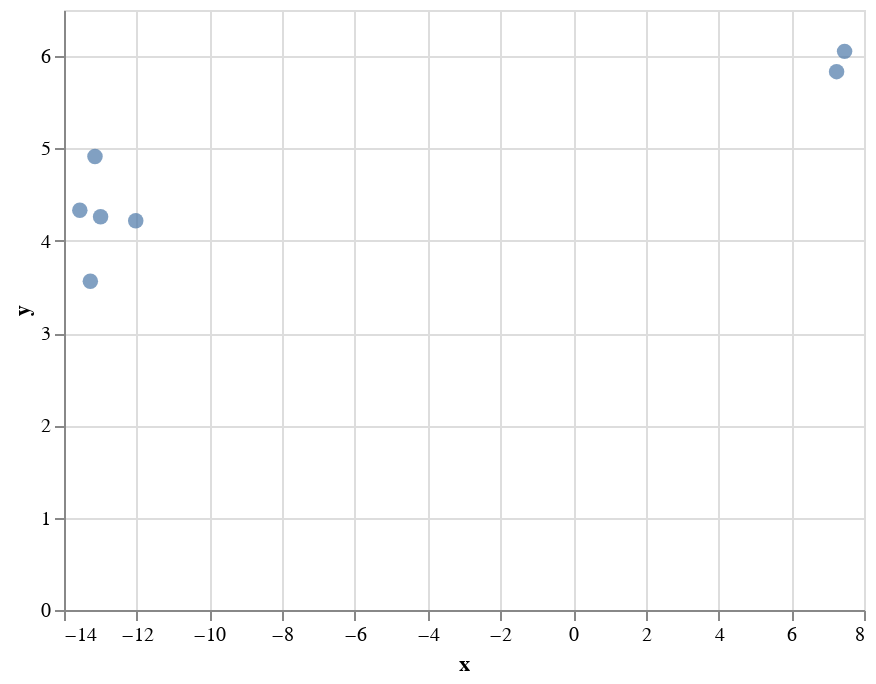

The cell this chart's notebook holds for it:
### Code cell
# Unpack the tuple
titles = wiki_articles[0]  # Article titles
texts = wiki_articles[1]   # Article texts
embeddings = wiki_articles[2]  # 3D NumPy array of embeddings

# Reduce the dimensionality of the embeddings to 2D for each of the 7 articles
embeddings_2d = embeddings.mean(axis=0)  # Shape is (7, n_features)

# Apply UMAP to reduce dimensionality to 2D
reducer = umap.UMAP(n_neighbors=2, min_dist=0.0, metric='cosine')
embedding_2d = reducer.fit_transform(embeddings_2d)

# Ensure embedding_2d has 7 rows
print(f"Reduced embedding shape: {embedding_2d.shape}")  # Should be (7, 2)

# Create a DataFrame with the 2D embeddings, titles, and texts
df = pd.DataFrame(embedding_2d, columns=['x', 'y'])
df['Title'] = titles  # 7 titles

# Option 1: Summarize the 100 texts into 7 summaries
texts_summarized = [', '.join(texts[i*14:(i+1)*14]) for i in range(7)]  # 7 summarized texts
df['Text'] = texts_summarized

# Option 2: Select the first 7 texts (alternative option)
# texts_selected = texts[:7]
# df['Text'] = texts_selected

# Create an interactive Altair chart
chart = alt.Chart(df).mark_circle(size=60).encode(
    x='x',
    y='y',
    tooltip=['Title', 'Text'],  # Tooltips showing the title and text
).interactive()

# Display the chart
chart.display()

### Figure 1 — Vega-Lite specification as saved in the notebook (floating-point values rounded to 4 significant figures)
{"config": {"view": {"continuousWidth": 400, "continuousHeight": 300}}, "data": {"name": "data-bf26f1f1ba896c1e2dd65321f66e66d4"}, "mark": {"type": "circle", "size": 60}, "encoding": {"tooltip": [{"field": "Title", "type": "nominal"}, {"field": "Text", "type": "nominal"}], "x": {"field": "x", "type": "quantitative"}, "y": {"field": "y", "type": "quantitative"}}, "selection": {"selector002": {"type": "interval", "bind": "scales", "encodings": ["x", "y"]}}, "$schema": "https://vega.github.io/schema/vega-lite/v4.17.0.json", "datasets": {"data-bf26f1f1ba896c1e2dd65321f66e66d4": [{"x": 7.246, "y": 5.832, "Title": "EleutherAI/pythia-70m", "Text": "Pseudo bit error ratio (PBER) in adaptive high-frequency (HF) radio, is a bit error ratio derived, The Xingu River ( ; , ; Mẽbêngôkre: Byti, ) is a  river in north Brazil., Lord Protector (plural: Lords Protector) was a title that has been used in British constitutional law for the, A gem, or gemstone, is a cut rock or mineral.\n\nGem or GEM may also refer, Potter Heigham is a village and civil parish on the River Thurne in the English county of Norfolk. It is, In Greek mythology, the Ceryneian hind ( Kerynitis elaphos, Latin:, Assyrian language may refer to:\n\n Ancient Assyrian language, a dialect of the ancient East, The River Afan () is a river in Wales whose valley formed the, Florence Delorez Griffith Joyner (born Florence Delorez Griffith; December 21, 1959, Langor Township is a township in Beltrami County, Minnesota, United States. The population was 186 as of the 2000 census.\n\nLangor, Eure () is a department in the north of France named after the, Quantum physics is a branch of modern physics in which energy and matter are described at their, Fallston is a census-designated place (CDP) in Harford County, Maryland, United States., Wadjet (;  \"Green One\"), known to the Greek world as Uto (; ) or Buto (; )"}, {"x": 7.466, "y": 6.052, "Title": "EleutherAI/pythia-160m", "Text": "Hussein bin Talal (, Al-Ḥusayn ibn Ṭalāl; 14 November 1935 – 7, Viracocha is the great creator deity in the pre-Inca and Inca mythology in the Andes, Manyaska Township is a township in Martin County, Minnesota, United States. The population was 337 at the, was a Japanese entrepreneur who is credited with creating the first cultured pearl and subsequently starting the, Food additives are substances added to food to preserve flavor or enhance taste,, Imre Nagy (; 7 June 1896 – 16 June 1958) was a Hungarian communist politician who served as Chairman of, \nYear 895 (DCCCXCV) was a common year starting on Wednesday (link, It is one of eight years (CE) to contain each Roman numeral, Filer (FĪ-ler) is a city in Twin Falls County, Idaho, United States. The population was 2,508 at the, Travilah is a United States census-designated place and an unincorporated area in Montgomery County, Maryland. It is, Madisonville is a home rule-class city in and the county seat of Hopkins County, Kentucky, United States, located along Interstate, In Greek mythology, the sirens (Ancient Greek: singular: ; plural: ) were, Sidell is a village in Sidell Township, Vermilion County, Illinois, United States., Clinton is a village in Lenawee County in the Irish Hills"}, {"x": -12.03, "y": 4.217, "Title": "EleutherAI/pythia-410m", "Text": "LaPlace ( ) is a census-designated place (CDP) in St. John the Baptist Parish, Louisiana, United States, situated along the, In Hawaiian mythology, Kanehekili is the brother Pele and Hiʻiaka, Day Valley is a census-designated place (CDP) in Santa Cruz County, California, United States., Homeland security is an American national security term for \"the national effort to ensure, Spinning is a twisting technique to form yarn from fibers. The fiber intended is drawn out, twisted, and wound onto, Victor Lustig (; January 4, 1890 – March 11, 1947) was a, An internet relationship is a relationship between people who have met online, and in many cases, In philosophy, a noumenon (,  ; from Greek: νoούμενον; plural noumena) is a posited, Charlotte Park is a census-designated place (CDP) in Charlotte County, Florida, United States. The, Whisky or whiskey is a type of distilled alcoholic beverage, The demographic characteristics of the population of Fiji are known through censuses,, Roxbury is a town in Oxford County, Maine, United States. The population was 361 at the 2020 census., Hāna is a census-designated place (CDP) in Maui County, Hawaii, United States. The population was 1,526 at the, The York Rite, sometimes referred to as the American Rite, since it is named for, but"}, {"x": -12.99, "y": 4.261, "Title": "EleutherAI/pythia-1b", "Text": "Link awareness is defined as the ability to discover, view, search and update global, Diatomic molecules are molecules composed of only two atoms, of the same or different chemical, Methyl isocyanate (MIC) is an organic compound with the molecular formula CH3NCO. Synonyms are isocyanatomethane, methyl carbylamine, A forge is a type of hearth used for heating metals, or, In molecular biology, messenger ribonucleic acid (mRNA) is a single-stranded molecule of RNA, Constantine Township is a civil township of St. Joseph County in the U.S. state of Michigan. The, Jamestown Charter Township is a charter township of Ottawa County in the U.S. state of Michigan. The population was, The 1330s BC is a decade which lasted from 1339 BC to 1330 BC.\n\nEvents, Elizabeth Cleghorn Gaskell (née Stevenson; 29 September 1810 – 12 November 1865), often referred to as, The Quaker Tapestry consists of 77 panels illustrating the history of Quakerism, Streaming media is multimedia that is delivered and consumed in a continuous manner from, In mathematics, when the elements of some set  have a notion of equivalence (formalized as, Pasquotank County   is a county located in the U.S., Jean Dorothy Seberg (; ; November 13, 1938August 30, 1979) was"}, {"x": -13.57, "y": 4.331, "Title": "EleutherAI/pythia-1.4b", "Text": "The politics of Zimbabwe takes place in a framework of a full presidential republic, whereby the President is, Cellular respiration is a set of metabolic reactions and processes that take place in the cells of, Pashtunistan () is a historical region inhabited by the indigenous Pashtun, Phelps County is a county in the U.S. state of Nebraska. As of the 2010 United States, Peisistratus was a tyrant of Athens, Greece, three different times between 561 and 528 BC.\n\nPeisistratus, Peisistratos or, Corinth ( ; , ) is the successor to an ancient city, and is a former, Clermont is a town in Hall County, Georgia, United States. The population was 875 at, The Privy Council of the United Kingdom, officially Her Majesty's Most Honourable Privy Council, or known, Accelerated Graphics Port (AGP) is a parallel expansion card standard, designed for attaching a video, Alanine (symbol Ala or A) is an α-amino acid that is used in the biosynthesis of, A riding is an administrative jurisdiction or electoral district, particularly, Royal Jordanian Airlines (; transliterated: Al-Malakiyyah al-'Urduniyyah), formerly known as Alia Royal Jordanian Airlines, is the, Acastus (; Ancient Greek: Ἄκαστος means 'unstable') is a character, Quality of life (QOL) is defined by the World Health Organization as \"an individual's perception of their"}, {"x": -13.15, "y": 4.912, "Title": "EleutherAI/pythia-2.8b", "Text": "Storyville was the red-light district of New Orleans, Louisiana, from 1897 to 1917. It was established, Clarksville is a city in Johnson County, Arkansas, United States. As of the 2010 census the population was, Manchester-by-the-Sea (also known simply as Manchester, its name prior to 1989) is a town on Cape Ann, in Essex, ...Baby One More Time is the debut studio album by American singer Britney Spears. It was released on January 12,, Prescott Valley is a town located in Yavapai County, Arizona, United States, approximately  east of Prescott, which it, TAT-4 was the fourth transatlantic telephone cable, in operation from 1965 to 1987. It operated at 384 kHz, initially, Transport in Bulgaria is dominated by road transport, despite nearly half of all paved roads belonging to the lowest category, \n\nEvents \n January–June \n January 14 – Connecticut's first constitution, the Fundamental Orders, is adopted.\n January 19 – Hämeenlinna, Leon Bismark \"Bix\" Beiderbecke (March 10, 1903 – August 6, 1931) was an American jazz cornetist, pianist, Marshfield Hills is a census-designated place (CDP) in the town of, The hyphen  is a punctuation mark used to join words, In organic chemistry, the phenyl group, or phenyl ring, is a cyclic group of atoms with the formula C6H5. Phenyl, Luna E-6 No.2, also identified as No.1, and sometimes known in the, Sumac ( or ), also spelled sumach, is any of about 35 species"}, {"x": -13.28, "y": 3.561, "Title": "EleutherAI/pythia-12b", "Text": "Safety Harbor is a city on the west shore of Tampa Bay in Pinellas County,, Clio is a city in Barbour County, Alabama, United States. The population, Year 1333 (MCCCXXXIII) was a common year starting on Friday (link will display the full calendar), Ottawa County (standard abbreviation: OT) is a county located in the U.S. state of Kansas. As of the, Crawfordville is a city in Taliaferro County, Georgia, United States. The, Ailanthus Brit./eɪˈlanθəs/, U.S. /eɪˈlænθəs/, (; derived from ailanto, an Ambonese word probably meaning, Gwynedd (; ) is a county and preserved county (latter with differing boundaries; includes the Isle of Anglesey) in, In mathematics, the Euclidean distance between two points in Euclidean space is, Rig may refer to:\n\nObjects and structures \n Rig (fishing), an arrangement of, Autism is a neurodevelopmental disorder characterized by difficulties with social interaction, Llywelyn ap Gruffudd (c. 1223 – 11 December 1282), sometimes written as Llywelyn ap Gruffydd,, Sir Ernest Henry Shackleton  (15 February 1874 – 5 January 1922) was, The Peruvian Armed Forces () are the military services of Peru, comprising independent Army, Navy and Air Force components., Tully Gorge is a national park in Queensland, Australia, 1,338 km northwest"}]}}
